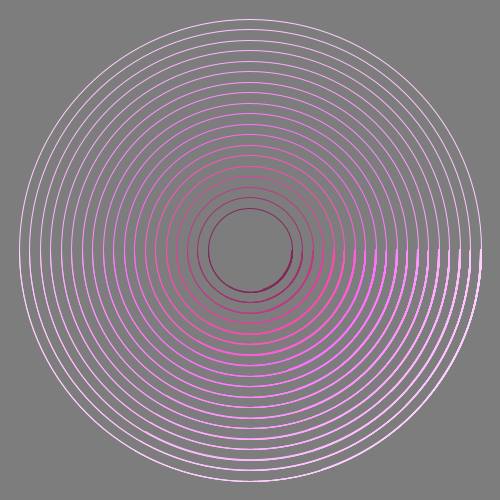
Frame 1 (no input)
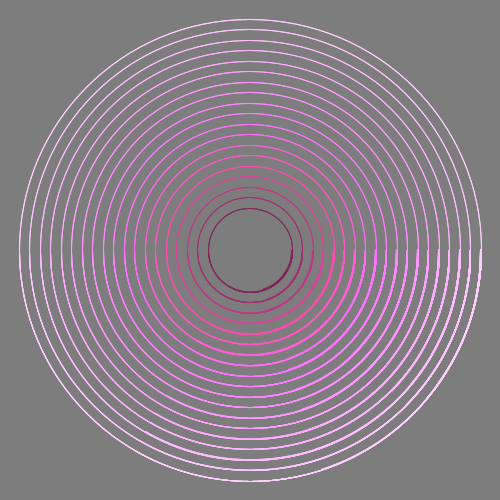
Frame 2 (the mouse pressed at the canvas centre, redrawn once)

The Processing sketch that drew these frames (run headless with seeded random() and noise(); the mouse was pressed at the canvas centre and the sketch redrawn once):

// Processing sketch: RoundRIngs
// ── RoundRIngs.pde
int c = 0;

void setup() {
  size(500, 500); 
  background(125);
  noLoop();
  noFill();
}

void draw() {
//  background(125);
  for (int i = 4; i < 23; i ++) {
    c = round(PI * i);
    println("C - " + c);
    for (int j = 0; j < c; j ++) {
      print(" j - " + j);
      stroke(c*10,c * 3, c * 7);
      arc(width/2, height/2, width/23 * i, height/23 * i, (TWO_PI / j)*j, (TWO_PI / j) * (j+1));
    }
  }
}
